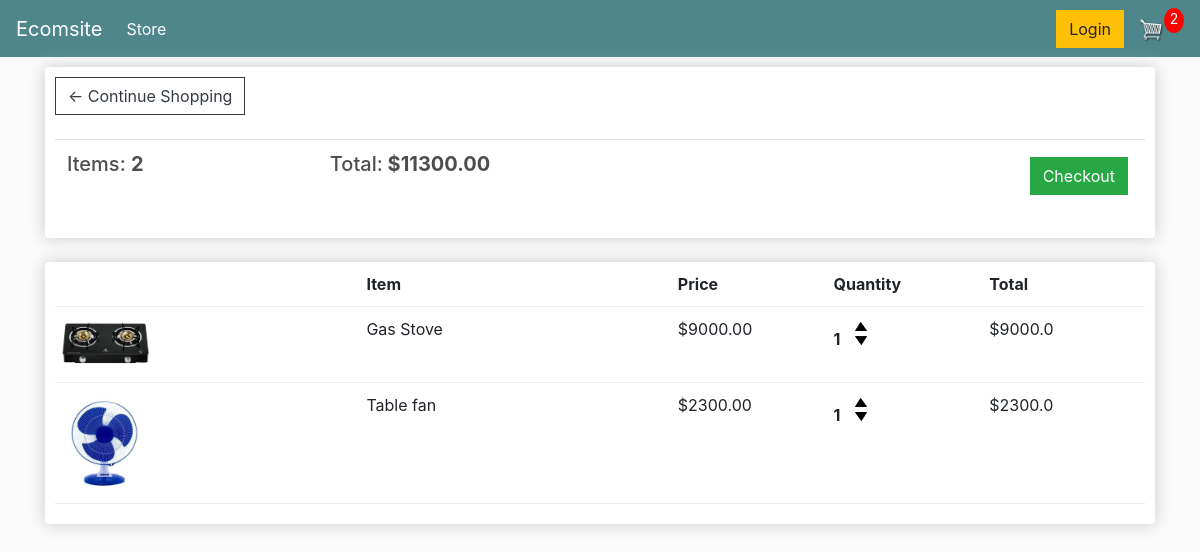
The page /cart/ (signed in) on the database as committed earlier.
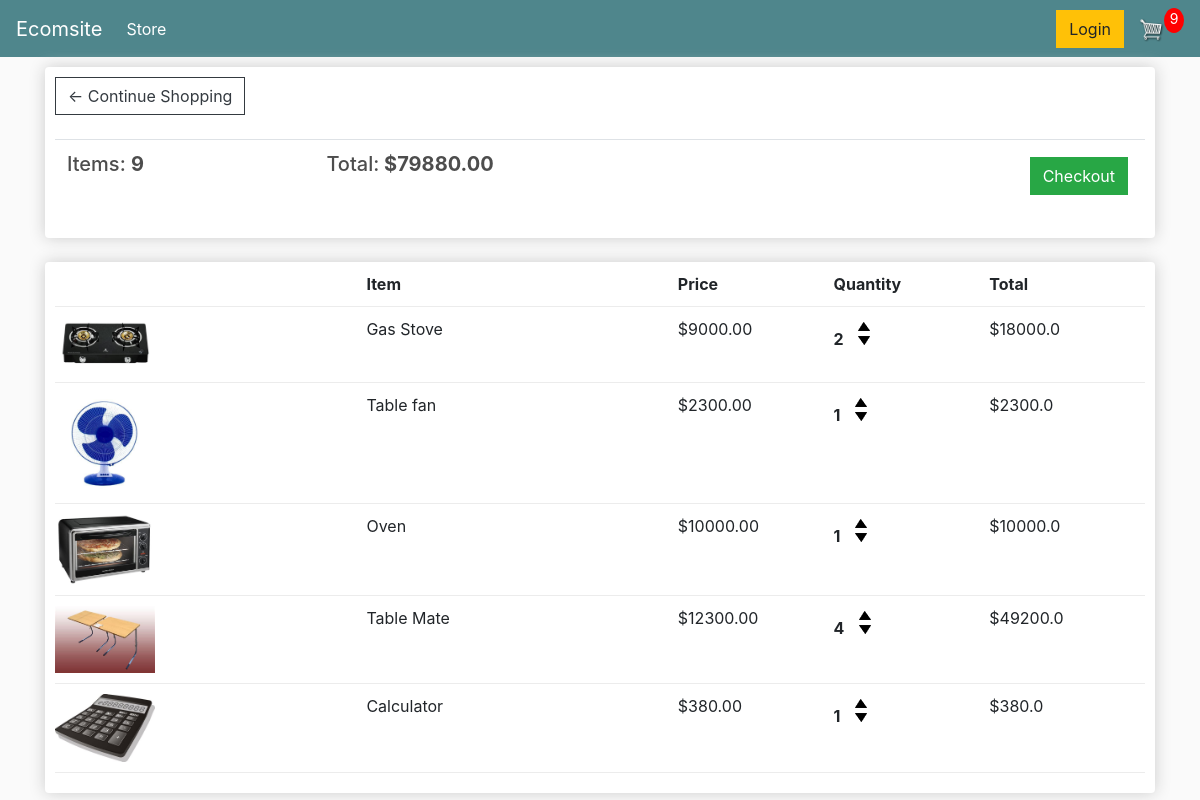
The same page on the database as committed later.
### store/models.py (models this page shows, shortened)
class Order(models.Model):
    customer = models.ForeignKey(Customer, on_delete=models.SET_NULL, null=True, blank=True)
    date_ordered = models.DateTimeField(auto_now_add=True)
    complete = models.BooleanField(default=False, null=True, blank=False)
    transaction_id = models.CharField(max_length=200, null=True)
    @property
    def get_cart_total(self):
        orderitems = self.orderitem_set.all()
        total = sum([item.get_total for item in orderitems])
        return total
    def get_cart_items(self):
        orderitems = self.orderitem_set.all()
        total = sum([item.quantity for item in orderitems])
        return total

class OrderItem(models.Model):
    product = models.ForeignKey(Product, on_delete=models.SET_NULL, null=True, blank=True)
    order = models.ForeignKey(Order, on_delete=models.SET_NULL, null=True, blank=True)
    quantity = models.IntegerField(default=0, null=True, blank=True)
    date_added = models.DateTimeField(auto_now_add=True)
    @property
    def get_total(self):
        total = self.product.price * self.quantity
        return total

class Product(models.Model):
    name = models.CharField(max_length=200, null=True)
    price = models.FloatField()
    digital = models.BooleanField(default=False, null=True, blank=False)
    image = models.ImageField(null=True,blank=True)
    @property
    def imageURL(self):
        try:
            url=self.image.url
        except:
            url = ""
        return url

### store/views.py (the view)
# urls.py: path('cart/',views.cart, name="cart"),
def cart(request):
    if request.user.is_authenticated:
        customer = request.user.customer
        order, created = Order.objects.get_or_create(customer=customer, complete=False)
        items = order.orderitem_set.all()
        cartItems = order.get_cart_items
    else:
        items = []
        order = {'get_cart_total':0, 'get_cart_items':0}
        cartItems = order['get_cart_items']
    context = {'items': items, 'order': order, 'cartItems':cartItems}
    return render(request, 'store/cart.html', context)

### store/templates/store/cart.html
{% extends 'store/main.html' %}
{% load static %}
{% block content %}
	<div class="row">
		<div class="col-lg-12">
			<div class="box-element">
				<a  class="btn btn-outline-dark" href="{% url 'store' %}">&#x2190; Continue Shopping</a>
				<br>
				<br>
				<table class="table">
					<tr>
						<th><h5>Items: <strong>{{order.get_cart_items}}</strong></h5></th>
						<th><h5>Total:<strong> ${{order.get_cart_total|floatformat:2}}</strong></h5></th>
						<th>
							<a  style="float:right; margin:5px;" class="btn btn-success" href="{% url 'checkout' %}">Checkout</a>
						</th>
					</tr>
				</table>
			</div>
			<br>
			<div class="box-element">
				<div class="cart-row">
					<div style="flex:2"></div>
					<div style="flex:2"><strong>Item</strong></div>
					<div style="flex:1"><strong>Price</strong></div>
					<div style="flex:1"><strong>Quantity</strong></div>
					<div style="flex:1"><strong>Total</strong></div>
				</div>
				{% for item in items %}
				<div class="cart-row">
					<div style="flex:2"><img class="row-image" src="{{item.product.imageURL}}"></div>
					<div style="flex:2"><p>{{item.product.name}}</p></div>
					<div style="flex:1"><p>${{item.product.price|floatformat:2}}</p></div>
					<div style="flex:1">
						<p class="quantity">{{item.quantity}}</p>
						<div class="quantity">
							<img class="chg-quantity" src="{% static  'images/arrow-up.png' %}">
							<img class="chg-quantity" src="{% static  'images/arrow-down.png' %}">
						</div>
					</div>
					<div style="flex:1"><p>${{item.get_total}}</p></div>
				</div>
                {% endfor %}
			</div>
		</div>
	</div>
{% endblock content %}

### store/templates/store/main.html (shortened to what this page needs)
<!DOCTYPE html>
{% load static %}
<html lang="en">
<head>
    <link rel="stylesheet" href="https://stackpath.bootstrapcdn.com/bootstrap/4.4.1/css/bootstrap.min.css">
    <link rel="stylesheet" type="text/css" href="{% static 'css/main.css' %}">
</head>
<body>
    <nav class="navbar navbar-expand-lg navbar-dark bg-dark">
        <a class="navbar-brand" href="{% url 'store' %}">Ecomsite</a>
        <div class="collapse navbar-collapse" id="navbarSupportedContent">
          <ul class="navbar-nav mr-auto">
            <li class="nav-item active">
              <a class="nav-link" href="{% url 'store' %}">Store <span class="sr-only">(current)</span></a>
            </li>
          </ul>
          <div class="form-inline my-2 my-lg-0">
            <a href="#"class="btn btn-warning">Login</a>
            <a href="{% url 'cart' %}">
               <img  id="cart-icon" src="{% static 'images/cart.png' %}">
           </a>
           <p id="cart-total">{{cartItems}}</p>
       </div>
        </div>
      </nav>
    <div class="container">
        {% block content %}
        {% endblock content %}
    </div>
</body>
</html>

### static/css/main.css (style rules this page uses)
body { background-color: hsl(0, 0%, 98%); }
h1,h2,h3,h4,h5,h6 { color:hsl(0, 0%, 30%); }
.box-element { box-shadow:hsl(0, 0%, 80%) 0 0 16px; background-color: #fff; border-radius: 4px; padding: 10px; }
.bg-dark { background-color: #4f868c!important; }
#cart-icon { width:25px; display: inline-block; margin-left: 15px; }
#cart-total { display: block; text-align: center; color:#fff; background-color: red; width: 20px; height: 25px; border-radius: 50%; font-size: 14px; }
.col-lg-4, .col-lg-6, .col-lg-8, .col-lg-12 { margin-top: 10px; }
.btn { border-radius: 0; }
.row-image { width: 100px; }
.cart-row { display: flex; align-items: flex-stretch; padding-bottom: 10px; margin-bottom: 10px; border-bottom: 1px solid #ececec; }
.quantity { display: inline-block; font-weight: 700; padding-right:10px; }
.chg-quantity { width: 12px; cursor: pointer; display: block; margin-top: 5px; transition:.1s; }

Rows that differ between the two databases and show on the page:
changed through a linked row, Order: id.quantity "2" → "9"; get_cart_items "2" → "9"; get_cart_total "11300.00" → "79880.00"
changed OrderItem "Gas Stove": quantity "1" → "2"; get_total "9000.0" → "18000.0"
added OrderItem: product.imageURL (picture), product.name "Oven", product.price "10000.00", quantity "1", get_total "10000.0"
added OrderItem: product.imageURL (picture), product.name "Table Mate", product.price "12300.00", quantity "4", get_total "49200.0"
added OrderItem: product.imageURL (picture), product.name "Calculator", product.price "380.00", quantity "1", get_total "380.0"
